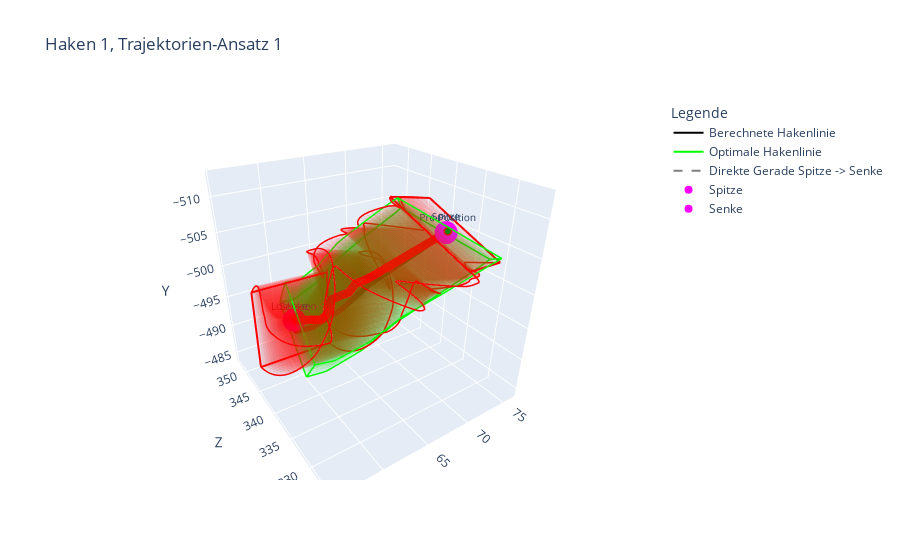
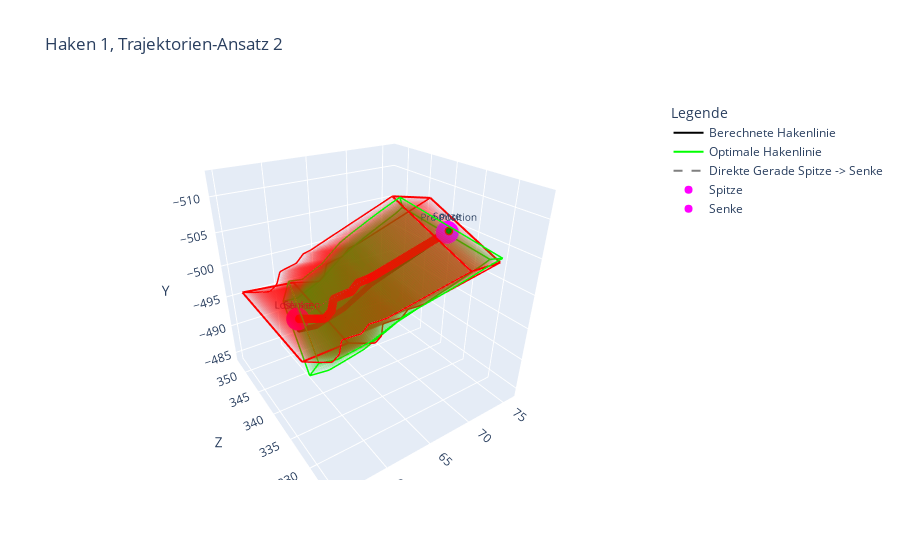
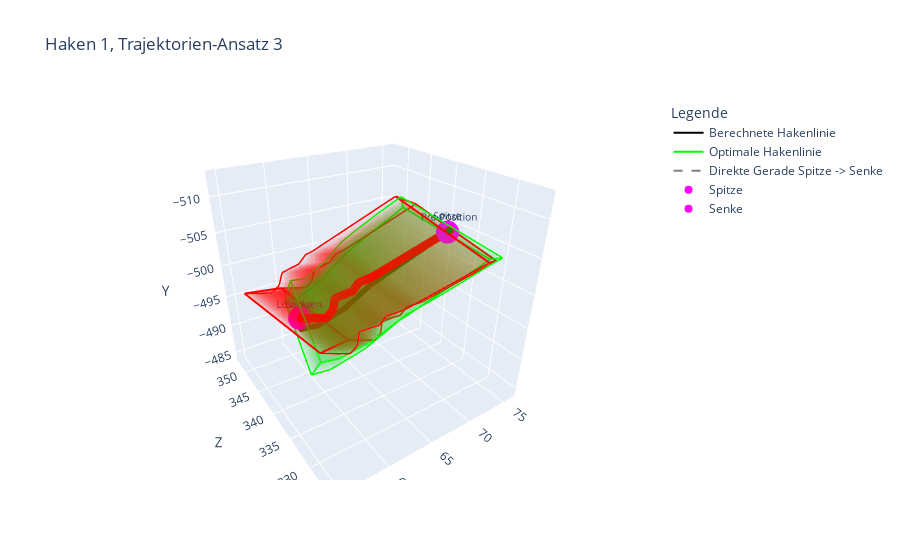
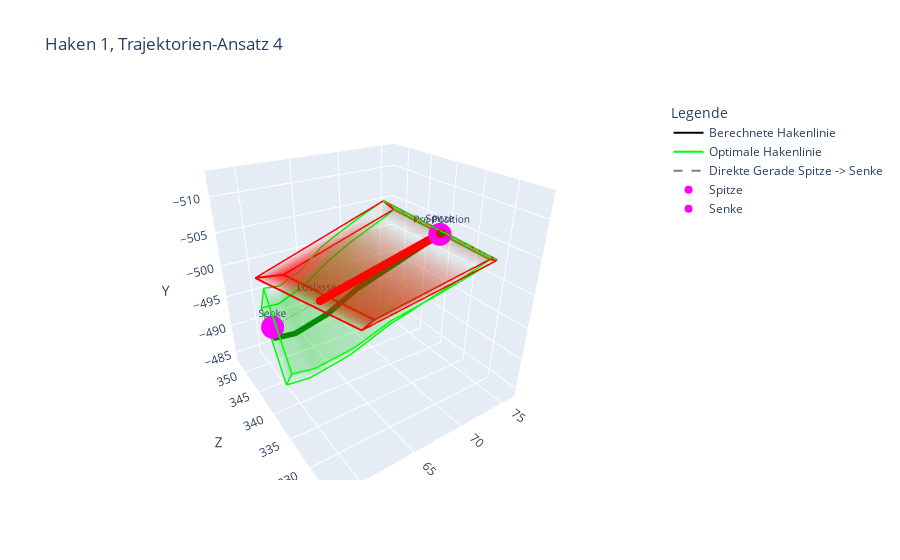

Source (notebook cell) for these figures, in order:
### Code cell
visualize_rectangles_html(
    rectangles = rectangles_1,
    secondary_rectangles = rectangles_optim,
    secondary_legend_title = 'optimale Trajektorie',
    connect_points = (trajectory_1[1][0], trajectory_1[-1][0]),
    hook_num = hook_num,
    trajectory_process = 1,
    html_filename = '/home/mo/Thesis/Evaluation/Trajektorientests/traj1.html'
    )

visualize_rectangles_html(
    rectangles = rectangles_2,
    secondary_rectangles = rectangles_optim,
    secondary_legend_title = 'optimale Trajektorie',
    connect_points = (trajectory_1[1][0], trajectory_1[-1][0]),
    hook_num = hook_num,
    trajectory_process = 2,
    html_filename = '/home/mo/Thesis/Evaluation/Trajektorientests/traj2.html'
    )

visualize_rectangles_html(
    rectangles = rectangles_3,
    secondary_rectangles = rectangles_optim,
    secondary_legend_title = 'optimale Trajektorie',
    connect_points = (trajectory_1[1][0], trajectory_1[-1][0]),
    hook_num = hook_num,
    trajectory_process = 3,
    html_filename = '/home/mo/Thesis/Evaluation/Trajektorientests/traj3.html'
    )

visualize_rectangles_html(
    rectangles = rectangles_4,
    secondary_rectangles = rectangles_optim,
    secondary_legend_title = 'optimale Trajektorie',
    connect_points = (trajectory_1[1][0], trajectory_1[-1][0]),
    hook_num = hook_num,
    trajectory_process = 4,
    html_filename = '/home/mo/Thesis/Evaluation/Trajektorientests/traj4.html'
    )
